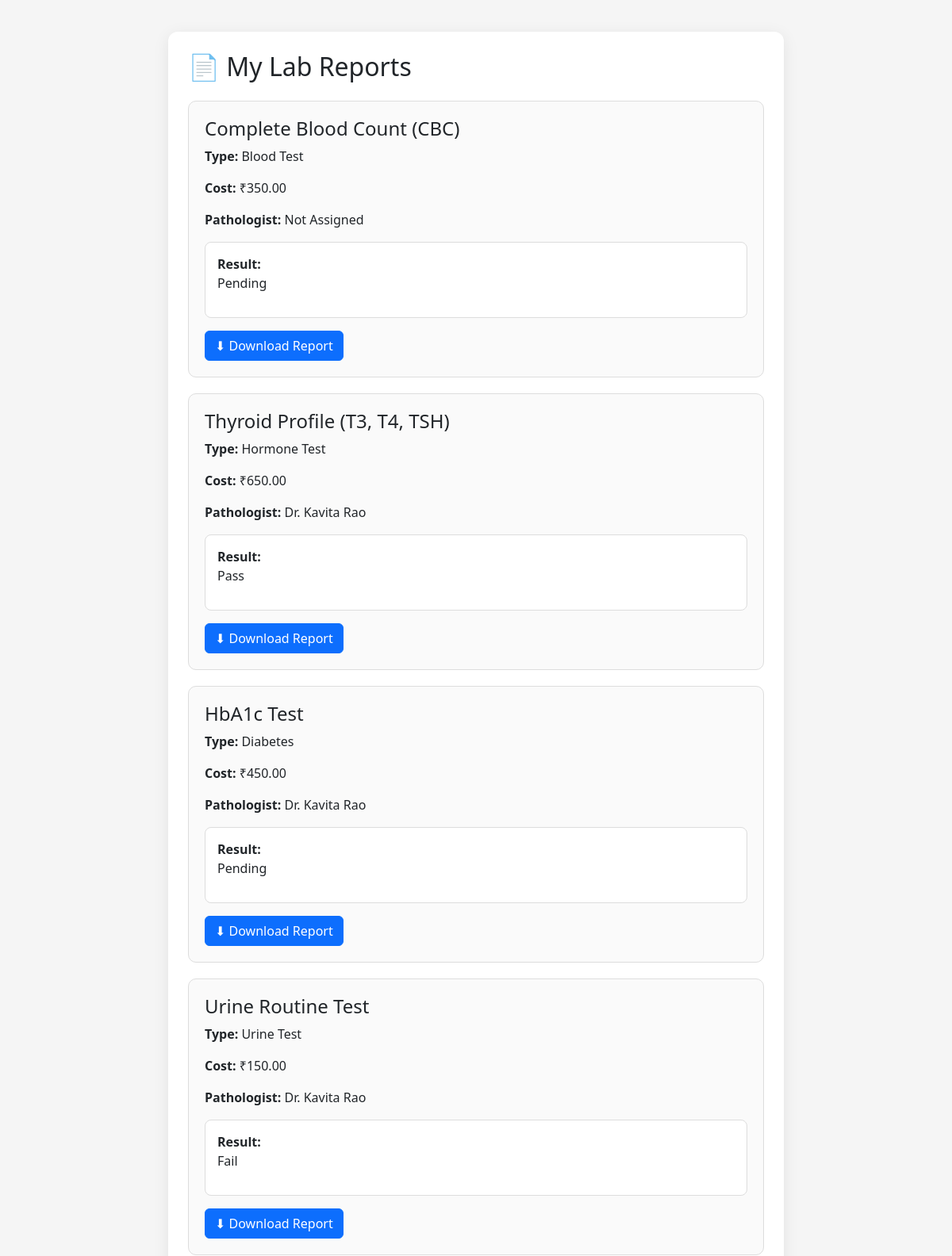
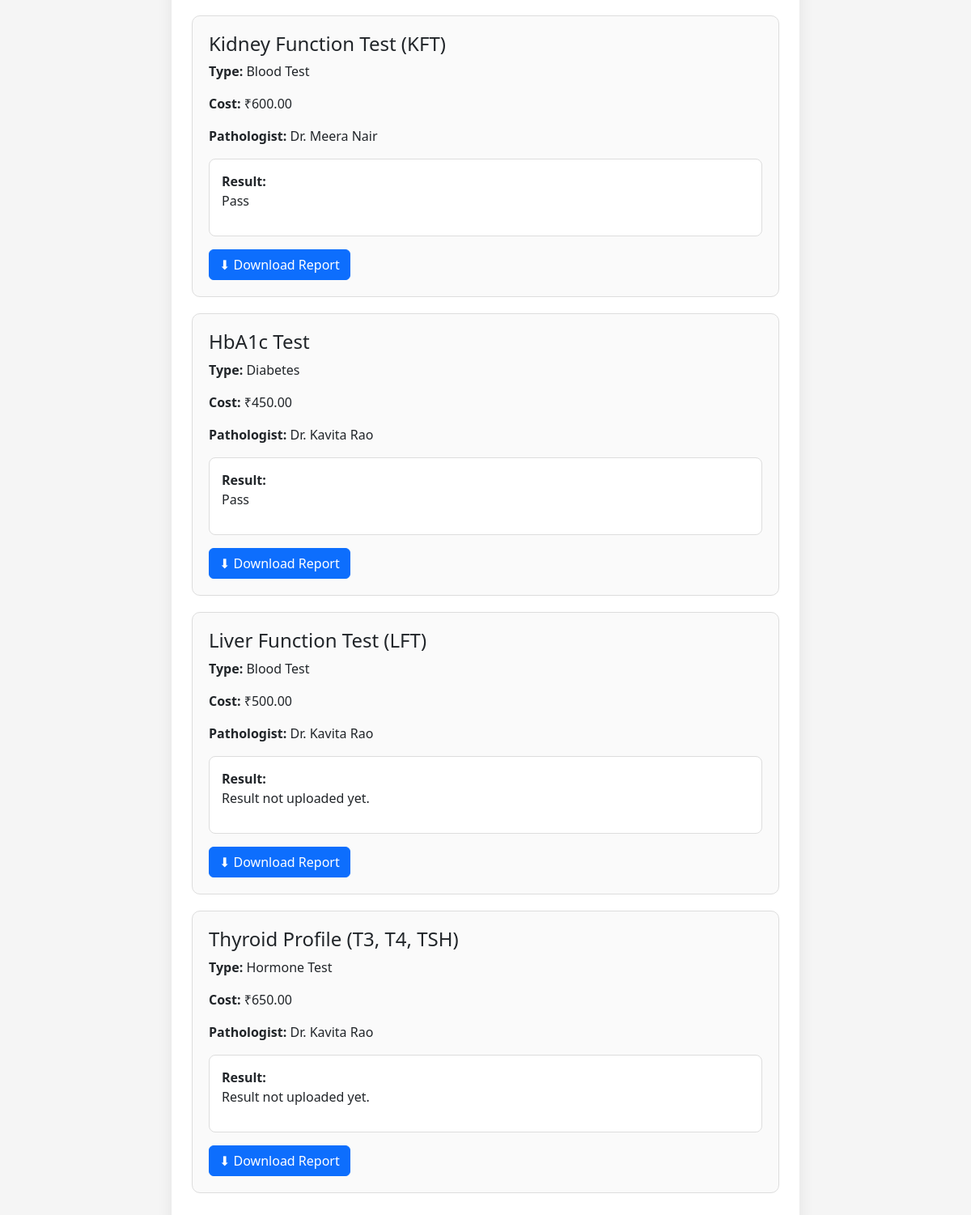
The page /customer/my_lab_reports.php (signed in) on the database its author committed (2 pictures, top to bottom).
### tables this page shows
CREATE TABLE `LAB_REPORT` (
  `report_id` int(11) NOT NULL,
  `customer_id` int(11) NOT NULL,
  `test_id` int(11) NOT NULL,
  `pathologist_id` int(11) DEFAULT NULL,
  `report_date` date DEFAULT NULL,
  `result` text DEFAULT NULL
);

CREATE TABLE `LAB_TEST` (
  `test_id` int(11) NOT NULL,
  `test_name` varchar(100) NOT NULL,
  `test_type` varchar(50) DEFAULT NULL,
  `test_cost` decimal(10,2) DEFAULT NULL,
  `description` text DEFAULT NULL
);

CREATE TABLE `PATHOLOGIST` (
  `PATH_ID` int(11) NOT NULL,
  `qualification` varchar(30) DEFAULT NULL,
  `lab_name` varchar(100) DEFAULT NULL,
  `pathologist_name` varchar(100) DEFAULT NULL,
  `licence` varchar(50) DEFAULT NULL,
  `start_date` date DEFAULT NULL,
  `status` enum('active','inactive') DEFAULT 'active'
);

### customer/my_lab_reports.php (the view, shortened to what this page needs)
<?php
$customer_id = $_SESSION['uid'];
$query = "
    SELECT
        lr.report_id,
        lr.result,
        lt.test_name,
        lt.test_type,
        lt.description,
        lt.test_cost,
        p.pathologist_name AS pathologist_name,
        p.lab_name AS lab_name,
        p.qualification AS qualification,
        p.licence AS licence,
        p.start_date AS start_date
    FROM lab_report lr
    JOIN lab_test lt
        ON lr.test_id = lt.test_id
    LEFT JOIN pathologist p
        ON lr.pathologist_id = p.PATH_ID
    WHERE lr.customer_id = $customer_id
    ORDER BY lr.report_id DESC
";
$result = mysqli_query($conn, $query);
?>
<!DOCTYPE html>
<html>
<head>
    <link rel="stylesheet" href="https://cdn.jsdelivr.net/npm/bootstrap@5.3.0/dist/css/bootstrap.min.css">
</head>
<body>
<div class="container col-md-8">
    <div class="container-box">
        <h2 class="mb-4">📄 My Lab Reports</h2>
        <?php if(mysqli_num_rows($result) == 0) { ?>
            <div class="no-report">
                <p>No lab reports found.</p>
            </div>
        <?php } else {
            while($row = mysqli_fetch_assoc($result)) { ?>
                <div class="report-card">
                    <h4><?php echo $row['test_name']; ?></h4>
<p><b>Type:</b> <?php echo $row['test_type']; ?></p>
<p><b>Cost:</b> ₹<?php echo $row['test_cost']; ?></p>
<p><b>Pathologist:</b> <?php echo $row['pathologist_name'] ?: "Not Assigned"; ?></p>
                    <div class="result-box">
                        <b>Result:</b>
                        <p><?php echo $row['result'] ?: "Result not uploaded yet."; ?></p>
                    </div>
                    <form method="POST" action="download_report.php" class="mt-3">
                        <button class="btn btn-primary">
                            ⬇ Download Report
                        </button>
                    </form>
                </div>
        <?php } } ?>
    </div>
</div>
</body>
</html>

### customer/my_lab_reports.php (style rules this page uses)
body { background: #f5f5f5; font-family: 'Segoe UI', Arial; }
.container-box { background: white; padding: 25px; border-radius: 12px; margin-top: 40px; box-shadow: 0 4px 20px rgba(0,0,0,0.08); }
.report-card { border: 1px solid #ddd; border-radius: 10px; padding: 20px; margin-bottom: 20px; background: #fafafa; transition: 0.3s; }
.result-box { padding: 15px; background: #fff; border: 1px solid #ddd; border-radius: 8px; margin-top: 10px; }

### rows shown on the page
lab_report: test.test_name "Complete Blood Count (CBC)", test.test_type "Blood Test", test.test_cost "350.00", pathologist_name "Not Assigned", result "Pending"
lab_report: test.test_name "Thyroid Profile (T3, T4, TSH)", test.test_type "Hormone Test", test.test_cost "650.00", pathologist.pathologist_name "Dr. Kavita Rao", result "Pass"
lab_report: test.test_name "HbA1c Test", test.test_type "Diabetes", test.test_cost "450.00", pathologist.pathologist_name "Dr. Kavita Rao", result "Pending"
lab_report: test.test_name "Urine Routine Test", test.test_type "Urine Test", test.test_cost "150.00", pathologist.pathologist_name "Dr. Kavita Rao", result "Fail"
lab_report: test.test_name "Kidney Function Test (KFT)", test.test_type "Blood Test", test.test_cost "600.00", pathologist.pathologist_name "Dr. Meera Nair", result "Pass"
lab_report: test.test_name "HbA1c Test", test.test_type "Diabetes", test.test_cost "450.00", pathologist.pathologist_name "Dr. Kavita Rao", result "Pass"
lab_report: test.test_name "Liver Function Test (LFT)", test.test_type "Blood Test", test.test_cost "500.00", pathologist.pathologist_name "Dr. Kavita Rao", result "Result not uploaded yet."
lab_report: test.test_name "Thyroid Profile (T3, T4, TSH)", test.test_type "Hormone Test", test.test_cost "650.00", pathologist.pathologist_name "Dr. Kavita Rao", result "Result not uploaded yet."
